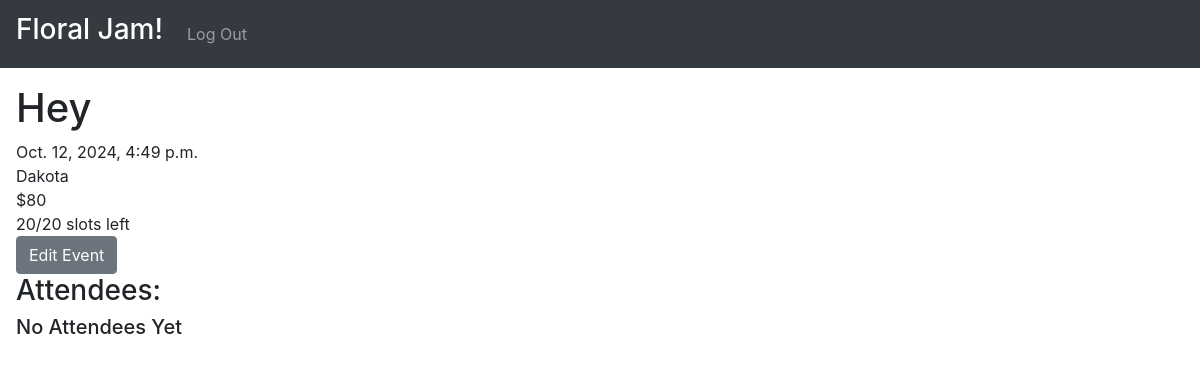
/details/5 (signed in), run on an earlier commit of the app's database.
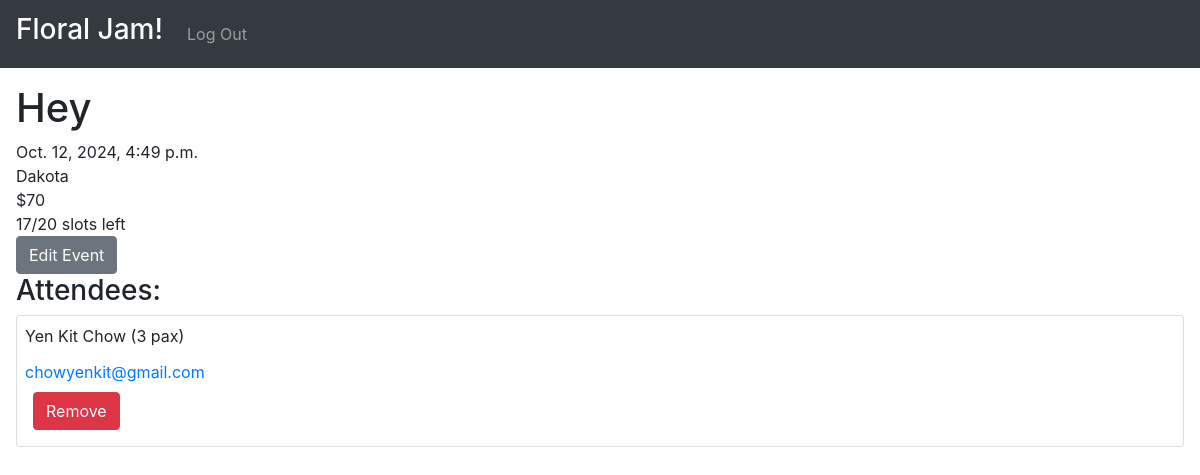
And on a later commit of the database.
### floral_jamming/models.py (models this page shows, shortened)
class Event(models.Model):
    title = models.CharField(max_length=100)
    price = models.IntegerField(validators=[MinValueValidator(0)])
    time = models.DateTimeField()
    location = models.CharField(max_length=300)
    description = models.CharField(max_length=3000)
    capacity = models.IntegerField(validators=[MinValueValidator(0)])
    creator = models.ForeignKey(User, on_delete=models.CASCADE, related_name="events")
    def num_attendees(self) -> int:
        return sum([attendee.pax for attendee in self.attendees.filter(is_email_verified=True)])
    def remaining_slots(self) -> int:
        return self.capacity - self.num_attendees()

class Attendee(models.Model):
    user = models.ForeignKey(User, on_delete=models.CASCADE, related_name="attendees", null=True)
    event = models.ForeignKey(Event, on_delete=models.CASCADE, related_name="attendees")
    pax = models.IntegerField(validators=[MinValueValidator(1)])
    is_email_verified = models.BooleanField(default=False)

class User(AbstractUser):
    is_email_verified = models.BooleanField(default=False)

### floral_jamming/views.py (the view, shortened to what this page needs)
# urls.py: path("details/<int:event_id>", views.details, name="details"),
@allow_guest_user
def details(request: HttpRequest, event_id: int) -> HttpResponse:
     event = Event.objects.get(id=event_id)
     attendee = event_service.get_attendee(user=request.user, event=event)
     attendee_form = AttendeeForm()
     msg = ''
     return render(request, 'floral_jamming/details/details.html', {
          'event': event,
          'attendee': attendee,
          'forms': [attendee_form],
          'message': msg
     })

### floral_jamming/services/auth_service/auth_service.py (called while the page is built)
    @staticmethod
    def is_authenticated_user(user: User) -> bool:
        return user.is_authenticated and not is_guest_user(user) and user.is_email_verified

    @staticmethod
    def is_anonymous_user(user: User) -> bool:
        return user.is_anonymous

    @staticmethod
    def is_staff_user(user: User) -> bool:
        return user.is_staff

### floral_jamming/services/event_service/event_service.py (called while the page is built)
    @property
    def __auth_service(self):
        return self._auth_service

    def get_attendee(self, user: User, event: Event) -> Optional[Attendee]:
        auth_service = self.__auth_service
        if auth_service.is_anonymous_user(user):
            return None
        return event.attendees.filter(user=user).first()

### floral_jamming/templates/floral_jamming/details/details.html (shortened to what this page needs)
{% extends 'floral_jamming/layout.html' %}
{% load static %}
{% load templates %}
{% block body %}
    {% include 'floral_jamming/details/event_details.html' %}
    {% if user|is_staff_user and user == event.creator %}
        {% include 'floral_jamming/details/creator_view.html' %}
    {% elif user|is_authenticated_user %}
        {% include 'floral_jamming/details/authenticated_user_view.html' %}
    {% else %}
        {% include 'floral_jamming/details/guest_user_view.html' %}
    {% endif %}
{% endblock %}

### floral_jamming/templates/floral_jamming/details/event_details.html (shortened to what this page needs)
{% load templates %}
<h1>{{ event.title }}</h1>
<div>{{ event.time }}</div>
<div>{{ event.location }}</div>
<div>${{ event.price }}</div>
<div>{{ event.remaining_slots }}/{{ event.capacity }} slots left</div>

### floral_jamming/templates/floral_jamming/details/creator_view.html
{% load templates %}
<a href="{% url 'floral_jamming:create' event.id %}">
    <button class="btn btn-secondary">Edit Event</button>
</a>
<h3>Attendees:</h3>
<div>
    {% for attendee in event.attendees.all %}
        <div class="card p-2">
            <div class="card-title">{{ attendee.user.first_name }} {{ attendee.user.last_name }} ({{ attendee.pax }} pax)</div>
            <a class="card-text" href="mailto: {{ attendee.user.email }}">{{ attendee.user.email }}</a>
            {% url 'floral_jamming:remove_attendee' attendee.id as btn_url %}
            {% include 'floral_jamming/components/button.html' with button_label="Remove" button_colour="danger" %}
        </div>
    {% empty %}
        <h5>No Attendees Yet</h5>
    {% endfor %}
</div>

### floral_jamming/templates/floral_jamming/components/button.html (shortened to what this page needs)
{% load templates %}
<form action="{{ btn_url }}" method="post">
    <button type="submit" class="btn btn-{{ button_colour|default:'success' }} m-2">
        {{ button_label|default:"Submit"}}
    </button>
</form>

What changed in the data, as far as the page shows it:
changed Event "Hey": price "80" → "70"; remaining_slots "20" → "17"
added Attendee: user.first_name "Yen Kit", user.last_name "Chow", pax "3", user.email "chowyenkit@gmail.com", button_label "Remove"
Also different on the page:
text no longer shown: "No Attendees Yet"
